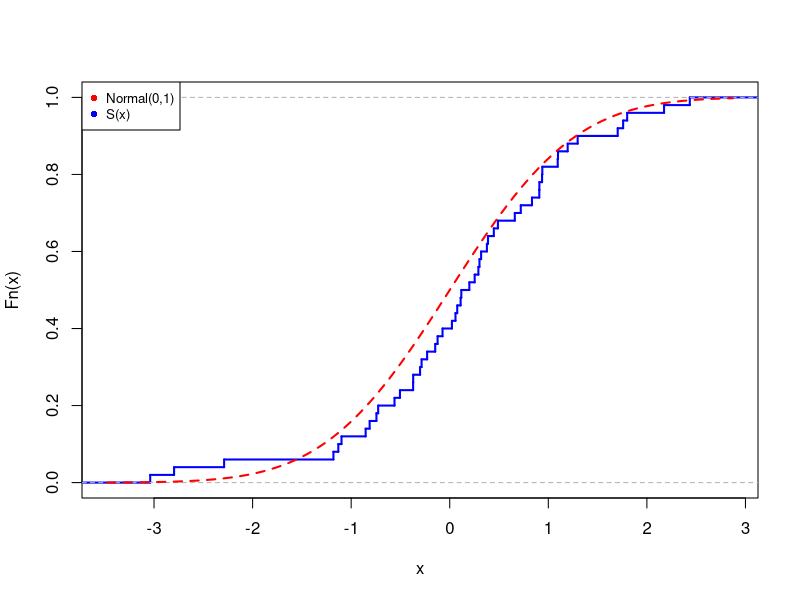

Reproduce this figure in R.
## ---- chunk 1
library(tidyverse)
library(knitr)
library(kableExtra)

data_frame("$i$" = 1:15, "$X$" = c(0.6822, 3.994, -0.9705, -0.5575, -2.1532, 0.0829, 2.9224, 0.2425,-0.4962, -0.1621, 0.449, -0.8827, -0.8368, -1.5805, 0.386),"$X_i$"=c(-2.1532,-1.5805,-0.9705,-0.8827,-0.8368,
-0.5575,-0.4962, -0.1621,  0.0829,  0.2425,0.3860, 0.4490,  0.6822,2.9224,3.9940),"$Z_i=\\frac{x_i-\\bar{x}}{s}$"=c(-1.4004, -1.0404,-0.6569,-0.6017,-0.5729,-0.3973,-0.3588,-0.1488,0.0051,0.1055,0.1957,0.2353,0.3819,1.7901,  2.4637), "$S_n(Z_i)$"=c(1/15,2/15,3/15,4/15,5/15,6/15,7/15,8/15,9/15,10/15,11/15,12/15,13/15,14/15,1), "$S_n(Z_{i-1})$"=c(0/15,1/15,2/15,3/15,4/15,5/15,6/15,7/15,8/15,9/15,10/15,11/15,12/15,13/15,14/15),"$F^*(Z_i)$"=c(0.0806, 0.1490,0.2555,0.2736,0.2833,0.3455,0.3598,0.4408,0.5020,0.5420,0.5775,0.5930,0.6487,0.9632, 0.9931),"$D^+=S_n(Z_i)-F^*(Z_i)$"=c(-0.0139,-0.0156,-0.0555,-0.0069,0.0500,0.0545,0.1068,0.0925,0.0980,0.1246, 0.1558,0.2070,0.2179,-0.0298,0.0069),"$D^-=S_n(Z_{i-1})-F^*(Z_i)$"=c(-0.0806,-0.0823,-0.1221,-0.0736,-0.0166,-0.0121,0.0402,0.0258,0.0313,
  0.0580,0.0891,0.1403,0.1513,-0.0965,-0.0597)) %>% 
  kable( booktabs = T, align=rep('c')) %>% kable_styling(bootstrap_options = "striped", full_width = F) %>%
  scroll_box(width = "100%")
## ---- chunk 2

#Datos

i= 1:15
X=c(0.6822, 3.994, -0.9705, -0.5575, -2.1532, 0.0829, 2.9224,
    0.2425,-0.4962, -0.1621, 0.449, -0.8827, -0.8368, -1.5805, 0.386)
X_i=c(-2.1532,-1.5805,-0.9705,-0.8827,-0.8368,-0.5575,-0.4962, -0.1621,  0.0829,  0.2425,
      0.3860, 0.4490,  0.6822,2.9224,3.9940)
Z_i=c(-1.4004, -1.0404,-0.6569,-0.6017,-0.5729,-0.3973,-0.3588,-0.1488,0.0051,
0.1055,0.1957,0.2353,0.3819,1.7901,  2.4637) #Calculado xi-xbarra/s
Sn_Zi=c(1/15,2/15,3/15,4/15,5/15,6/15,7/15,8/15,9/15,10/15,11/15,12/15,13/15,14/15,1)
Sn_Zi_1=c(0/15,1/15,2/15,3/15,4/15,5/15,6/15,7/15,8/15,9/15,10/15,11/15,12/15,13/15,14/15)
F_Zi=c(0.0806, 0.1490,0.2555,0.2736,0.2833,0.3455,0.3598,0.4408,0.5020,0.5420,0.5775,0.5930,
       0.6487,0.9632, 0.9931)
D_mas=c(-0.0139,-0.0156,-0.0555,-0.0069,0.0500,0.0545,0.1068,0.0925,0.0980,0.1246, 0.1558,
        0.2070,0.2179,-0.0298,0.0069)    #Sn(Zi)-F*(Zi)
D_menos=c(-0.0806,-0.0823,-0.1221,-0.0736,-0.0166,-0.0121,0.0402,0.0258,0.0313, 
          0.0580,0.0891,0.1403,0.1513,-0.0965,-0.0597)   #Sn(Zi-1)-F*(Zi)

Tabla=cbind(i,X_i,Z_i,Sn_Zi,Sn_Zi_1,F_Zi,D_mas,D_menos)
Tabla

EstdPrueba=max(D_mas,D_menos)
EstdPrueba

## ---- chunk 3


library(nortest) #prueba lilliefors
lillie.test(X)
## ---- chunk 4
#Semilla y simulación
set.seed(2020)
x=rnorm(50,0,1)
#Gráfico de la función de distribución empírica
plot.ecdf(x,col="blue",verticals = TRUE, do.points = FALSE, lwd=2, main="")
#Gráfico de la distribución verdadera $N(0,1)$
curve(pnorm,add=TRUE, col="red", lty="dashed", lwd=2)
legend("topleft", c("Normal(0,1)","S(x)"), cex=0.8, col=c("red","blue"), pch=c(16,16))

#Prueba
library(nortest) 
T1<-lillie.test(x)
T1
